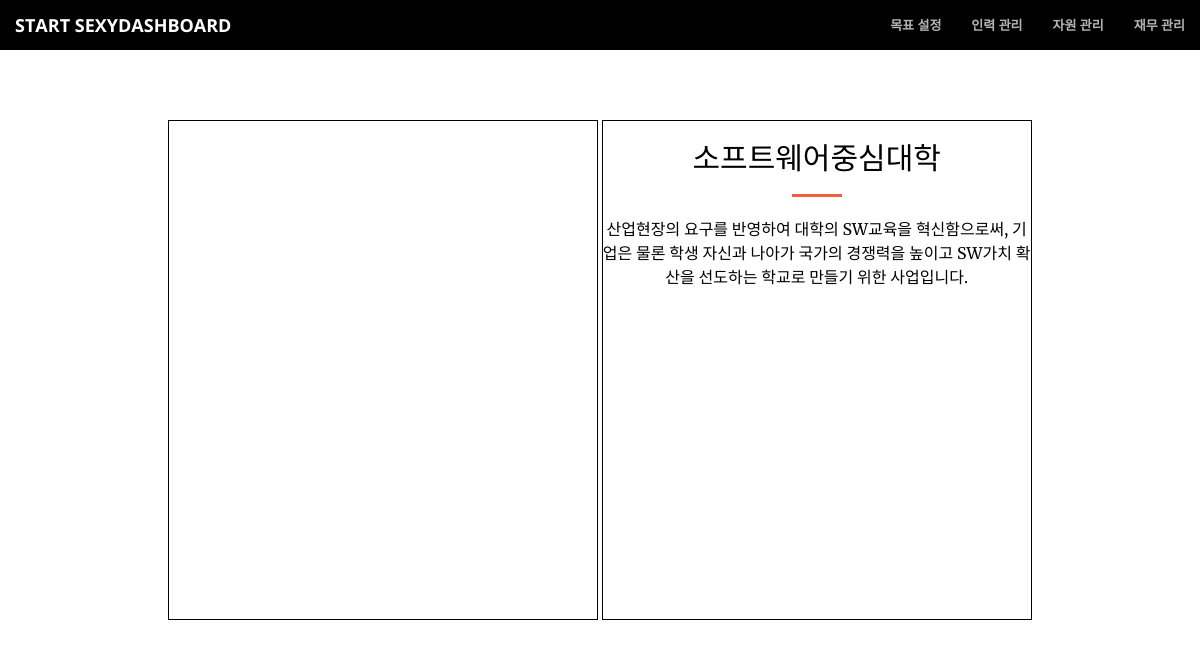
The page /businesses1/ on the database its author committed.
### businesses/models.py (models this page shows, shortened)
class Business(models.Model):
    business_name = models.CharField(max_length=100)
    explanation = models.CharField(max_length=1000, blank=True, null=True, default = '')

### businesses/views.py (the view)
# urls.py: url(r'^(?P<business_id>\d+)/$', views.menu, name='menu'),
def menu(request, business_id):
    business = get_object_or_404(Business, pk=business_id)
    return render(request, 'businesses/menu.html', {'business': business})

### businesses/templates/businesses/menu.html (shortened to what this page needs)
{% extends 'businesses/base1.html' %}
{% load staticfiles %}
{% block content %}
<div style="width:100%; height:50px; background-color:black;">
</div>
{% endblock %}
{% block container %}
    <div style="padding: 20px; text-align:center;color:#000;">
        <div id="mapa" class="capas"></div>
        <div id="datos" class="capas">
        <h2>{{ business.business_name}}</h2>
        <hr class="dark">
        <p>{{ business.explanation }}</p>
        </div>
    </div>
{% endblock %}

### businesses/static/css/styles.css (style rules this page uses)
body { background:#E6E6E6 ; }
.capas { border: 1px solid #000; display: inline-block; height: 500px; vertical-align: top; width: 430px; }

### businesses/static/css/creative.css (style rules this page uses)
html, body { width: 100%; height: 100%; }
body { font-family: Merriweather,'Helvetica Neue',Arial,sans-serif; }
hr { max-width: 50px; border-color: #f05f40; border-width: 3px; }
h1, h2, h3, h4, h5, h6 { font-family: 'Open Sans','Helvetica Neue',Arial,sans-serif; }
p { margin-bottom: 20px; font-size: 16px; line-height: 1.5; }
body { webkit-tap-highlight-color: #222; }

### rows shown on the page
Business: business_name "소프트웨어중심대학", explanation "산업현장의 요구를 반영하여 대학의 SW교육을 혁신함으로써, 기업은 물론 학생 자신과 나아가 국가의 경쟁력을 높이고 SW가치 확산을 선도하는 학교로 만들기 위한 사업입니다."
